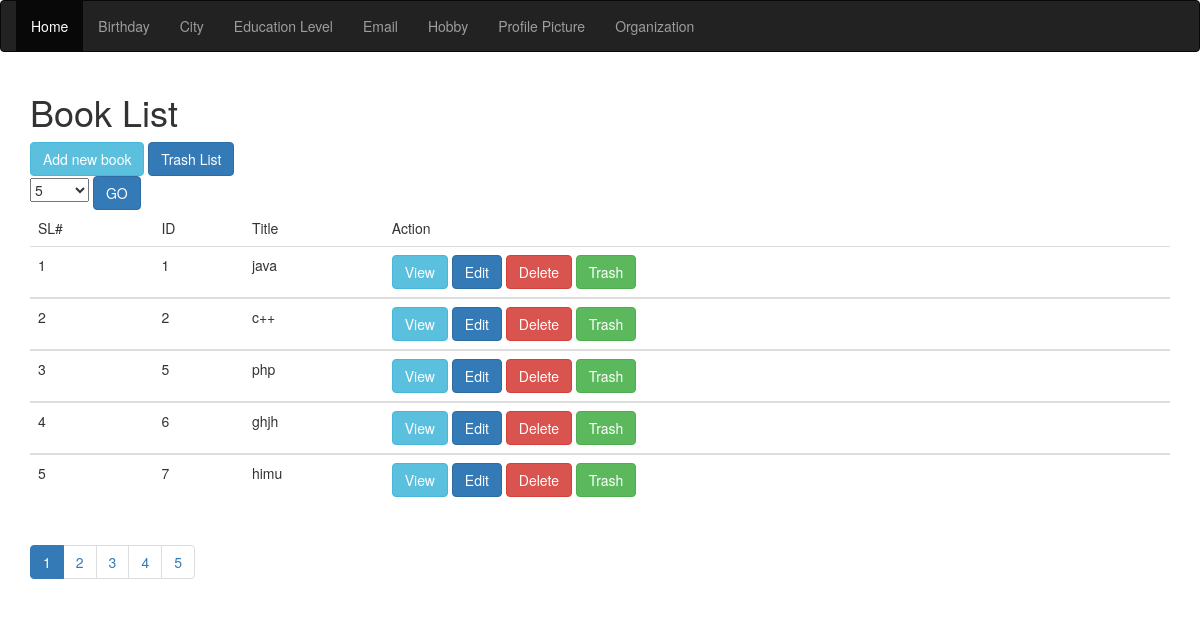
Page /views/SEIP129150/Book/index.php on the committed database.
### tables this page shows
CREATE TABLE `book` (
  `id` int(11) NOT NULL,
  `title` varchar(30) NOT NULL,
  `trash` date DEFAULT NULL
);

### src/BITM/SEIP129150/Book/Book.php (called while the page is built, shortened)
<?php
class Book
{
    public $conn;
    public function __construct()
    {
        $this->conn = mysqli_connect("localhost", "root", "", "atomicprojectb21");
    }
    public  function  count()
    {
        $query="SELECT COUNT(*) AS totalItem FROM `book` WHERE `trash` IS NULL";
        $result=mysqli_query($this->conn,$query);
        $row= mysqli_fetch_assoc($result);
        return $row['totalItem'];
    }
    public function paginator($pageStartFrom=0,$Limit=5){
        $query="SELECT * FROM `book` WHERE `trash` IS NULL LIMIT ".$pageStartFrom.",".$Limit;
        $_allBook= array();
        $result= mysqli_query($this->conn,$query);
        while($row= mysqli_fetch_assoc($result)){
            $_allBook[]=$row;
        }
        return $_allBook;
    }
}

### views/SEIP129150/Book/index.php (the view, shortened to what this page needs)
<?php
$book=new Book();
$totalIteam=$book->count();
$iteamPerPage=$_SESSION['iteamPerPage'];
$noOfPage=ceil($totalIteam/$iteamPerPage);
$pagination="";
if(array_key_exists('pageNumber',$_GET))
{
    $pageNo=$_GET['pageNumber'];
}
else $pageNo=1;
for($i=1;$i<=$noOfPage;$i++)
{
    $active=($pageNo==$i)? "active":"";
    $pagination.="<li class='$active'><a href='index.php?pageNumber=$i'>$i</a></li>";
}
$pageStartFrom=$iteamPerPage*($pageNo-1);
$albook=$book->paginator($pageStartFrom,$iteamPerPage);
?>
<!DOCTYPE html>
<html>
<head>
    <link rel="stylesheet" href="http://maxcdn.bootstrapcdn.com/bootstrap/3.3.6/css/bootstrap.min.css">
    <link rel="stylesheet" type="text/css" href="../../../resources/bootstrap/css/bootstrap.css">
</head >
<body>
<nav class="navbar navbar-inverse">
    <div class="container-fluid">
        <ul class="nav navbar-nav">
            <li class="active"><a href="../../../index.php">Home</a></li>
            <li><a href="../Birthday/index.php">Birthday</a></li>
            <li><a href="../City/index.php">City</a></li>
            <li><a href="../Education_level/index.php">Education Level</a></li>
            <li><a href="../Email/index.php">Email</a></li>
            <li><a href="../Hobby/index.php">Hobby</a></li>
            <li><a href="../Profile_picture/index.php">Profile Picture</a></li>
            <li><a href="../Summary_of_organizations/index.php">Organization</a></li>
        </ul>
    </div>
</nav>
<div class="container">
    <h1>Book List</h1>
     <a href="create.php" class="btn btn-info" role="button">Add new book</a>
    <a href="trashVeiw.php" class="btn btn-primary" role="button">Trash List</a>
    <form action="index.php">
        <select name="iteamPerPage">
            <option <?php if($_SESSION['iteamPerPage']==5) echo "selected"?>>5</option>
        </select>
        <input type="submit" value="GO" class="btn btn-primary">
    </form>
    <div class="table-responsive">
        <table class="table">
            <thead>
            <tr>
                <td>
                    SL#
                </td>
                <td>
                    ID
                </td>
                <td>
                    Title
                </td>
                <td>
                    Action
                </td>
            </tr>
            </thead>
            <tbody>
            <?php
            $sl=1;
            foreach ($albook as $book) {
            ?>
            <tr>
                <td><?php echo  $sl+$pageStartFrom?></td>
                <td> <?php echo $book['id']?></td>
                <td> <?php echo $book['title']?></td>
                <td>
            <a href="veiw.php?id=<?php echo $book['id']?>" class="btn btn-info" role="button">View</a>
            <a href="edit.php?id=<?php echo $book['id']?>" class="btn btn-primary" role="button">Edit</a>
            <a  href="delete.php?id=<?php echo $book['id']?>" class="btn btn-danger" role="button">Delete</a>
            <a href="trash.php?id=<?php echo $book['id']?>" class="btn btn-success" role="button">Trash</a>
                </td>
            </tr>
            </tbody>
            <?php $sl++; } ?>
        </table>
        <ul class="pagination">
            <?php echo $pagination;
            ?>
        </ul>
    </div>
</div>
</body>
</html>

### rows in the picture
book: pageStartFrom "1", id "1", title "java"
book: pageStartFrom "2", id "2", title "c++"
book: pageStartFrom "3", id "5", title "php"
book: pageStartFrom "4", id "6", title "ghjh"
book: pageStartFrom "5", id "7", title "himu"
